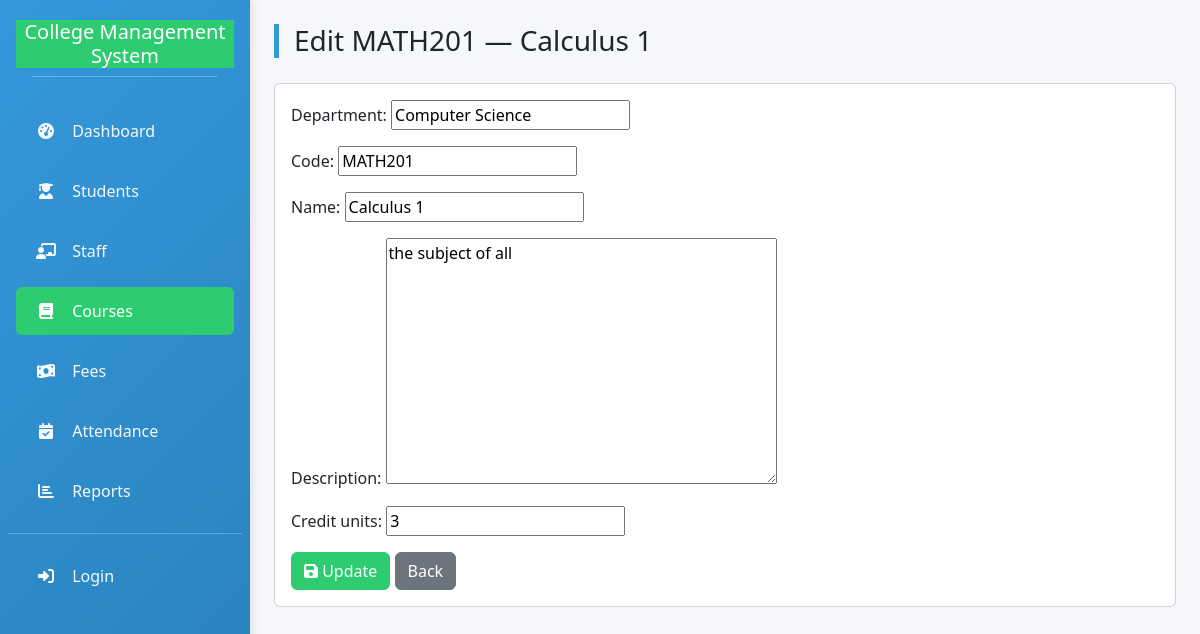
The page /courses/5/edit/ on the database its author committed.
### college_db/models.py (models this page shows, shortened)
class Course(models.Model):
    department = models.CharField(max_length=200, blank=True, null=True)
    code = models.CharField(max_length=50, unique=True)
    name = models.CharField(max_length=255)
    description = models.TextField(blank=True)
    credit_units = models.PositiveSmallIntegerField(default=0)

### college_db/views.py (the view)
# urls.py: path('courses/<int:course_id>/edit/', views.edit_course, name='edit_course'),
def edit_course(request, course_id):
    course = get_object_or_404(Course, pk=course_id)
    if request.method == 'POST':
        form = CourseForm(request.POST, instance=course)
        if form.is_valid():
            form.save()
            messages.success(request, 'Course updated.')
            return redirect('view_courses')
    else:
        form = CourseForm(instance=course)
    return render(request, 'college_db/edit_course.html', {'form': form, 'course': course})

### college_db/forms.py
class CourseForm(forms.ModelForm):
    class Meta:
        model = Course
        fields = '__all__'

### college_db/templates/college_db/edit_course.html (shortened to what this page needs)
{% extends 'college_db/base.html' %}
{% block content %}
<div class="page-header">
  <h3>Edit {{ course.code }} — {{ course.name }}</h3>
</div>
<div class="card p-3">
  <form method="post">
    {{ form.as_p }}
    <button class="btn btn-success"><i class="fas fa-save"></i> Update</button>
    <a href="{% url 'view_courses' %}" class="btn btn-secondary">Back</a>
  </form>
</div>
{% endblock %}

### college_db/templates/college_db/base.html (style rules this page uses)
:root { --primary: #3498db; --secondary: #2ecc71; --accent: #e74c3c; --light: #f8f9fa; --dark: #34495e; --warning: #f39c12; --info: #17a2b8; }
body { background-color: #f5f7fa; font-family: 'Segoe UI', Tahoma, Geneva, Verdana, sans-serif; }
.page-header { border-left: 5px solid var(--primary); padding-left: 15px; margin-bottom: 25px; }
.btn-success { background-color: var(--secondary); border-color: var(--secondary); }

### rows shown on the page
Course: code "MATH201", name "Calculus 1", department "Computer Science", description "the subject of all", credit_units "3"
